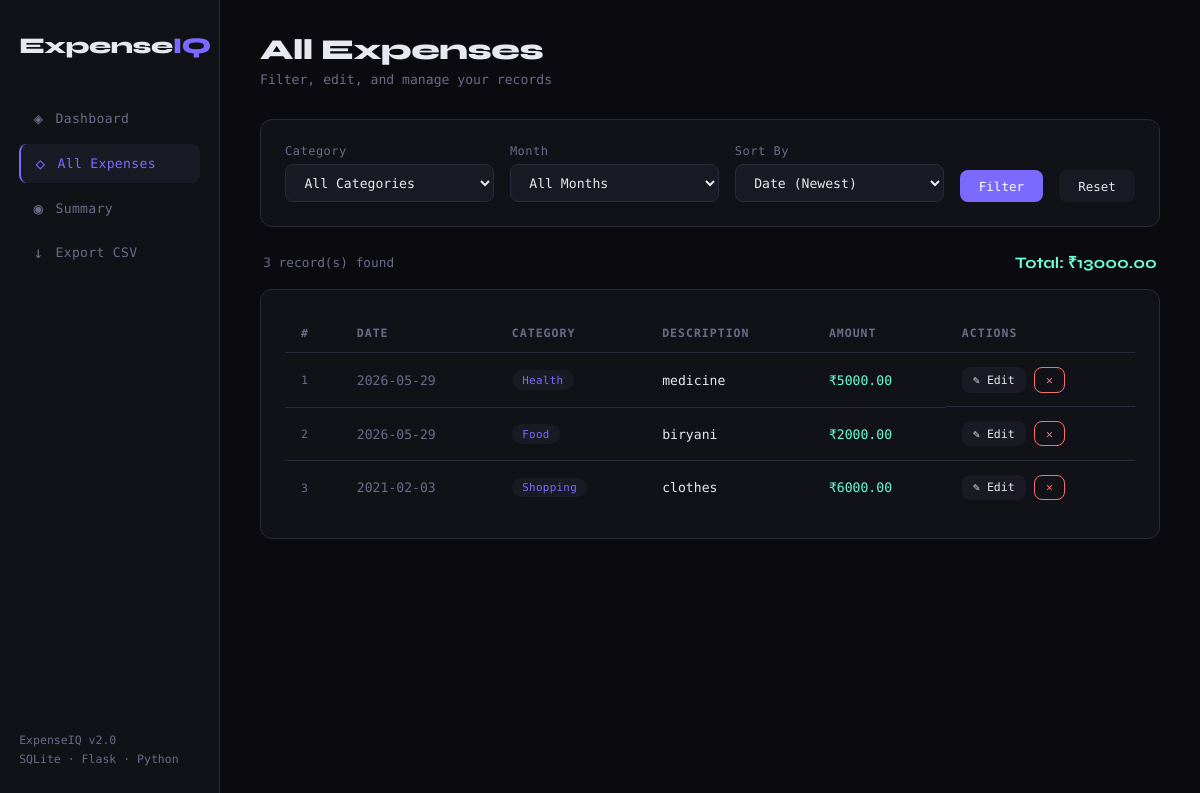
/expenses, run on the app's committed database.
### tables this page shows
CREATE TABLE expenses (
            id INTEGER PRIMARY KEY AUTOINCREMENT,
            date TEXT NOT NULL,
            category_id INTEGER NOT NULL,
            description TEXT NOT NULL,
            amount REAL NOT NULL,
            created_at TEXT DEFAULT (datetime('now')),
            FOREIGN KEY (category_id) REFERENCES categories(id)
        );

CREATE TABLE categories (
            id INTEGER PRIMARY KEY AUTOINCREMENT,
            name TEXT UNIQUE NOT NULL
        );

### app.py (the view)
@app.route("/expenses")
def all_expenses():
    category_filter = request.args.get("category", "")
    month_filter = request.args.get("month", "")
    sort_by = request.args.get("sort", "date_desc")
    order_map = {
        "date_desc": "e.date DESC, e.created_at DESC",
        "date_asc": "e.date ASC",
        "amount_desc": "e.amount DESC",
        "amount_asc": "e.amount ASC",
    }
    order_clause = order_map.get(sort_by, "e.date DESC")
    query = """
        SELECT e.id, e.date, c.name as category, c.id as category_id,
               e.description, e.amount
        FROM expenses e JOIN categories c ON e.category_id = c.id
        WHERE 1=1
    """
    params = []
    if category_filter:
        query += " AND c.name = ?"
        params.append(category_filter)
    if month_filter:
        query += " AND strftime('%Y-%m', e.date) = ?"
        params.append(month_filter)
    query += f" ORDER BY {order_clause}"
    conn = get_db()
    rows = conn.execute(query, params).fetchall()
    expenses = []
    for r in rows:
        d = dict(r)
        d["description_safe"] = d["description"].replace("'", " ")
        expenses.append(d)
    categories = [dict(r) for r in conn.execute("SELECT * FROM categories ORDER BY name").fetchall()]
    total = sum(e["amount"] for e in expenses)
    available_months = [r["month"] for r in conn.execute("""
        SELECT DISTINCT strftime('%Y-%m', date) as month
        FROM expenses ORDER BY month DESC
    """).fetchall()]
    conn.close()
    return render_template("expenses.html",
        expenses=expenses,
        categories=categories,
        category_filter=category_filter,
        month_filter=month_filter,
        sort_by=sort_by,
        total=total,
        available_months=available_months
    )

### app.py (called while the page is built)
def get_db():
    conn = sqlite3.connect(DB_PATH)
    conn.row_factory = sqlite3.Row
    return conn

### templates/expenses.html (shortened to what this page needs)
{% extends "base.html" %}
{% block content %}
<div class="page-header">
  <h1 class="page-title">All Expenses</h1>
  <p class="page-subtitle">Filter, edit, and manage your records</p>
</div>
<div class="card" style="margin-bottom:1.5rem;">
  <form method="GET" style="display:flex; gap:1rem; align-items:flex-end; flex-wrap:wrap;">
    <div class="form-group" style="margin-bottom:0; flex:1; min-width:140px;">
      <label class="form-label">Category</label>
      <select name="category" class="form-control">
        <option value="">All Categories</option>
      </select>
    </div>
    <div class="form-group" style="margin-bottom:0; flex:1; min-width:140px;">
      <label class="form-label">Month</label>
      <select name="month" class="form-control">
        <option value="">All Months</option>
      </select>
    </div>
    <div class="form-group" style="margin-bottom:0; flex:1; min-width:140px;">
      <label class="form-label">Sort By</label>
      <select name="sort" class="form-control">
        <option value="date_desc" {% if sort_by == 'date_desc' %}selected{% endif %}>Date (Newest)</option>
      </select>
    </div>
    <button type="submit" class="btn btn-primary">Filter</button>
    <a href="{{ url_for('all_expenses') }}" class="btn btn-ghost">Reset</a>
  </form>
</div>
<div style="display:flex; justify-content:space-between; align-items:center; margin-bottom:1rem; padding:0 0.2rem;">
  <span style="color:var(--muted); font-size:0.8rem;">{{ expenses|length }} record(s) found</span>
  <span style="font-family:'Syne',sans-serif; font-weight:700; color:var(--accent3);">Total: &#8377;{{ "%.2f"|format(total) }}</span>
</div>
<div class="card">
  {% if expenses %}
  <div class="table-wrapper"><table class="table">
    <thead>
      <tr>
        <th>#</th><th>Date</th><th>Category</th><th>Description</th><th>Amount</th><th>Actions</th>
      </tr>
    </thead>
    <tbody>
      {% for e in expenses %}
      <tr>
        <td style="color:var(--muted); font-size:0.72rem;">{{ loop.index }}</td>
        <td style="color:var(--muted);">{{ e.date }}</td>
        <td><span class="badge" style="background:var(--surface2); color:var(--accent);">{{ e.category }}</span></td>
        <td>{{ e.description }}</td>
        <td class="amount">&#8377;{{ "%.2f"|format(e.amount) }}</td>
        <td style="display:flex; gap:0.5rem;">
          <button class="btn btn-ghost" style="padding:0.3rem 0.7rem; font-size:0.72rem;"
            onclick="openEdit({{ e.id }}, '{{ e.date }}', {{ e.category_id }}, '{{ e.description_safe }}', {{ e.amount }})">
            &#9998; Edit
          </button>
          <form method="POST" action="{{ url_for('delete_expense', expense_id=e.id) }}" onsubmit="return confirm('Delete this expense?')">
            <button class="btn btn-danger" style="padding:0.3rem 0.7rem; font-size:0.72rem;">&#10005;</button>
          </form>
        </td>
      </tr>
      {% endfor %}
    </tbody>
  </table></div>
  {% else %}
  <div style="text-align:center; padding:3rem; color:var(--muted);">
    No expenses found for the selected filters.
  </div>
  {% endif %}
</div>
{% endblock %}

### templates/base.html (style rules this page uses)
:root { --bg: #0a0a0f; --surface: #111118; --surface2: #1a1a24; --border: #2a2a3a; --accent: #7c6aff; --accent2: #ff6a9b; --accent3: #6affd4; --text: #e8e8f0; --muted: #6b6b88; --success: #4ade80; --error: #f87171; --warning: #fbbf24; }
* { margin: 0; padding: 0; box-sizing: border-box; }
body { background: var(--bg); color: var(--text); font-family: 'DM Mono', monospace; min-height: 100vh; display: flex; }
.page-header { margin-bottom: 2rem; }
.page-title { font-family: 'Syne', sans-serif; font-size: 1.8rem; font-weight: 800; letter-spacing: -0.5px; }
.page-subtitle { color: var(--muted); font-size: 0.82rem; margin-top: 0.3rem; }
.card { background: var(--surface); border: 1px solid var(--border); border-radius: 12px; padding: 1.5rem; }
.btn { padding: 0.55rem 1.2rem; border-radius: 8px; border: none; cursor: pointer; font-family: 'DM Mono', monospace; font-size: 0.78rem; font-weight: 500; transition: all 0.2s; text-decoration: none; display: inline-flex; align-items: center; gap: 0.5rem; }
.btn-primary { background: var(--accent); color: white; }
.btn-danger { background: transparent; color: var(--error); border: 1px solid var(--error); }
.btn-ghost { background: var(--surface2); color: var(--text); }
.form-group { margin-bottom: 1rem; }
.form-label { display: block; font-size: 0.75rem; color: var(--muted); margin-bottom: 0.4rem; letter-spacing: 0.5px; }
.form-control { width: 100%; background: var(--surface2); border: 1px solid var(--border); border-radius: 8px; padding: 0.6rem 0.9rem; color: var(--text); font-family: 'DM Mono', monospace; font-size: 0.82rem; transition: border-color 0.2s; }
select.form-control option { background: var(--surface2); }
.table-wrapper { overflow-x: auto; -webkit-overflow-scrolling: touch; }
.table { width: 100%; border-collapse: collapse; font-size: 0.82rem; min-width: 500px; }
.table th { text-align: left; padding: 0.75rem 1rem; color: var(--muted); font-size: 0.72rem; letter-spacing: 1px; text-transform: uppercase; border-bottom: 1px solid var(--border); }
.table td { padding: 0.85rem 1rem; border-bottom: 1px solid var(--border); vertical-align: middle; }
.table tr:last-child td { border-bottom: none; }
.badge { display: inline-block; padding: 0.2rem 0.65rem; border-radius: 20px; font-size: 0.68rem; font-weight: 500; letter-spacing: 0.3px; }
.amount { font-weight: 500; color: var(--accent3); }

### data on the page
expenses: date "2026-05-29", category "Health", description "medicine", amount "5000.00"
expenses: date "2026-05-29", category "Food", description "biryani", amount "2000.00"
expenses: date "2021-02-03", category "Shopping", description "clothes", amount "6000.00"

### other printed values
{{ expenses|length }} "3"
{{ "%.2f"|format(total) }} "13000.00"
